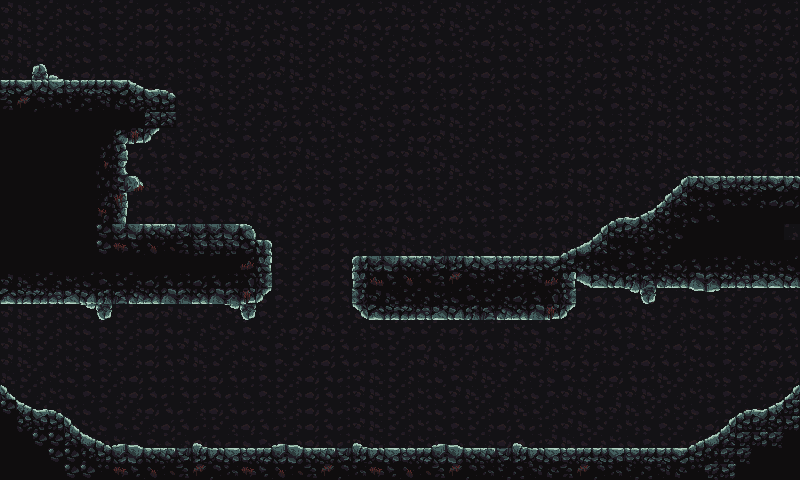

Rendered tile map (Tiled .tmx) drawn with the repository's tilesets; below, a short description and the map source with its tile grids summarised:
An orthogonal 50x30 tile map with 16x16 px tiles, 2 tile layers (Background, Ground) and 32 objects.

<map version="1.10" tiledversion="1.12.2" orientation="orthogonal" renderorder="right-down" width="50" height="30" tilewidth="16" tileheight="16" infinite="0" nextlayerid="4" nextobjectid="42">
 <tileset firstgid="1" source="../TileSets/SoftProjLevelTileSet.tsx" />
 <layer id="2" name="Background" width="50" height="30">
  <data>[1500 cells, 1392 non-empty, 12 distinct tile ids]</data>
 </layer>
 <layer id="1" name="Ground" width="50" height="30">
  <data>[1500 cells, 493 non-empty, 135 distinct tile ids]</data>
 </layer>
 <objectgroup id="3" name="Collision">
  <object id="1" x="-1" y="79" width="174" height="29" />
  <object id="2" x="103" y="129" width="22" height="94" />
  <object id="3" x="125" y="128" width="34" height="14" />
  <object id="5" x="125" y="223" width="129" height="18" />
  <object id="6" x="255" y="238" width="18" height="65" />
  <object id="8" x="0" y="284" width="254" height="21" />
  <object id="9" x="687" y="175" width="115" height="18" />
  <object id="10" x="113" y="446" width="574" height="17" />
  <object id="11" x="352" y="254" width="207" height="21" />
  <object id="12" x="352" y="277" width="19" height="44" />
  <object id="13" x="369" y="302" width="206" height="16" />
  <object id="14" x="577" y="268" width="222" height="20" />
  <object id="22" x="560" y="251" width="34" height="14" />
  <object id="23" x="592" y="229" width="19" height="19" />
  <object id="24" x="612" y="213" width="42" height="16" />
  <object id="25" x="654" y="197" width="18" height="16" />
  <object id="26" x="672" y="178" width="13" height="19" />
  <object id="27" x="96" y="446" width="17" height="17" />
  <object id="28" x="64" y="425" width="32" height="21" />
  <object id="29" x="17" y="404" width="47" height="21" />
  <object id="30" x="-1" y="388" width="18" height="16" />
  <object id="31" x="686" y="445" width="19" height="18" />
  <object id="32" x="704" y="426" width="33" height="19" />
  <object id="33" x="737" y="411" width="33" height="15" />
  <object id="34" x="770" y="398" width="17" height="13" />
  <object id="35" x="786" y="384" width="12" height="10" />
  <object id="36" x="795" y="1" width="5" height="172" />
  <object id="37" x="-5" y="-2" width="10" height="79" />
  <object id="38" x="1" y="305" width="1" height="80" />
  <object id="39" x="797" y="291" width="3" height="89" />
  <object id="40" x="799" y="197" width="1" height="69" />
  <object id="41" x="2" y="111" height="171" />
 </objectgroup>
</map>
